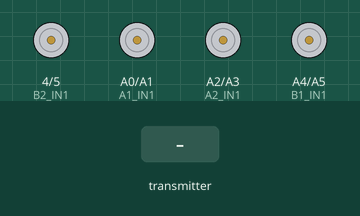
This sketch was run on a simulated Arduino Uno, built with avr-gcc and run on an emulated ATmega328P. Parts: motor-driver pin pairs drawn as motors (green arrow = first pin HIGH = forward, orange = second pin HIGH = backward, longer = more drive). The test bench sets the inputs (shaded band). No radio packets arrive unless stated; what the sketch prints to the serial monitor is not drawn.

Above: at 1.2 s.
1.3 s: the transmitter starts sending x = 256
At 2.4 s:
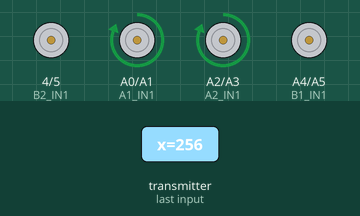
2.8 s: the transmitter starts sending y = 256
At 3.7 s:
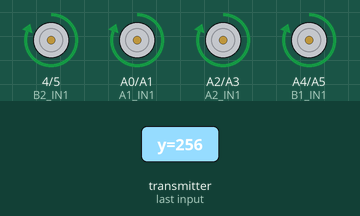
4.3 s: the transmitter starts sending y = 0
At 4.8 s:
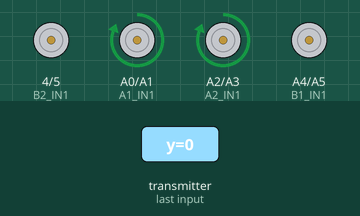
5.8 s: the transmitter starts sending y = 512
At 7.0 s:
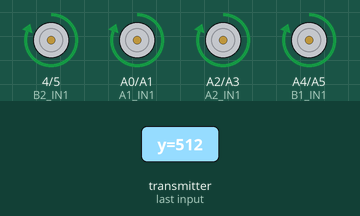
Timing chart, 0 to 8.3 s (numbered marks = the images above; inputs shaded):
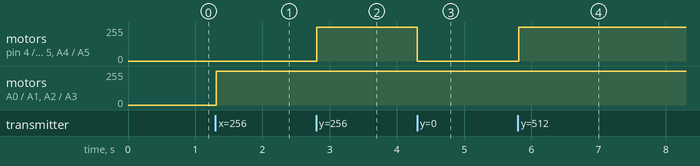

Measured:
- after the input at 1.3 s, motor on A0 (A1_IN1) / A1 (A1_IN2), motor on A2 (A2_IN1) / A3 (A2_IN2): stopped → forward 255/255 at once
- after the input at 2.8 s, motor on pin 4 (B2_IN1) / pin 5 (B2_IN2), motor on A4 (B1_IN1) / A5 (B1_IN2): stopped → forward 255/255 at once
- after the input at 4.3 s, motor on pin 4 (B2_IN1) / pin 5 (B2_IN2), motor on A4 (B1_IN1) / A5 (B1_IN2): forward 255/255 → stopped at once
- after the input at 5.8 s, motor on pin 4 (B2_IN1) / pin 5 (B2_IN2), motor on A4 (B1_IN1) / A5 (B1_IN2): stopped → forward 255/255 at once

The sketch:

reciever.ino
```cpp
#include <SPI.h>
#include <RF24.h>

#define CE_PIN 2    // ✅ Your pins unchanged
#define CSN_PIN 3   // ✅ Your pins unchanged

RF24 radio(CE_PIN, CSN_PIN);
const byte address[6] = "CAR01";

// ===== Motor Pins (YOUR CONFIGURATION) =====
// Left motors
#define A1_IN1 A0
#define A1_IN2 A1
#define A2_IN1 A2
#define A2_IN2 A3

// Right motors
#define B1_IN1 A4
#define B1_IN2 A5
#define B2_IN1 4
#define B2_IN2 5

// ===== RF DATA STRUCT (MUST MATCH PYTHON <hh>) =====
struct DataPacket {
  int16_t x;   // left / right  (-100 to 100)
  int16_t y;   // forward / backward (-100 to 100)
};

DataPacket data;

// ===== SAFETY =====
unsigned long lastReceiveTime = 0;
#define TIMEOUT 500   // ms

// ===== Motor Functions =====
void stopMotors() {
  digitalWrite(A1_IN1, LOW);
  digitalWrite(A1_IN2, LOW);
  digitalWrite(A2_IN1, LOW);
  digitalWrite(A2_IN2, LOW);
  digitalWrite(B1_IN1, LOW);
  digitalWrite(B1_IN2, LOW);
  digitalWrite(B2_IN1, LOW);
  digitalWrite(B2_IN2, LOW);
}

void moveForward() {
  // All motors forward
  digitalWrite(A1_IN1, HIGH);
  digitalWrite(A1_IN2, LOW);
  digitalWrite(A2_IN1, HIGH);
  digitalWrite(A2_IN2, LOW);
  digitalWrite(B1_IN1, HIGH);
  digitalWrite(B1_IN2, LOW);
  digitalWrite(B2_IN1, HIGH);
  digitalWrite(B2_IN2, LOW);
}

void moveBackward() {
  // All motors backward
  digitalWrite(A1_IN1, LOW);
  digitalWrite(A1_IN2, HIGH);
  digitalWrite(A2_IN1, LOW);
  digitalWrite(A2_IN2, HIGH);
  digitalWrite(B1_IN1, LOW);
  digitalWrite(B1_IN2, HIGH);
  digitalWrite(B2_IN1, LOW);
  digitalWrite(B2_IN2, HIGH);
}

void turnLeft() {
  // Right motors forward, left motors stop (or reverse for tighter turn)
  digitalWrite(A1_IN1, LOW);
  digitalWrite(A1_IN2, LOW);
  digitalWrite(A2_IN1, LOW);
  digitalWrite(A2_IN2, LOW);
  digitalWrite(B1_IN1, HIGH);
  digitalWrite(B1_IN2, LOW);
  digitalWrite(B2_IN1, HIGH);
  digitalWrite(B2_IN2, LOW);
}

void turnRight() {
  // Left motors forward, right motors stop (or reverse for tighter turn)
  digitalWrite(A1_IN1, HIGH);
  digitalWrite(A1_IN2, LOW);
  digitalWrite(A2_IN1, HIGH);
  digitalWrite(A2_IN2, LOW);
  digitalWrite(B1_IN1, LOW);
  digitalWrite(B1_IN2, LOW);
  digitalWrite(B2_IN1, LOW);
  digitalWrite(B2_IN2, LOW);
}

void setup() {
  Serial.begin(9600);
  Serial.println("=== RC Car Receiver Starting ===");

  // Motor pins as OUTPUT
  pinMode(A1_IN1, OUTPUT);
  pinMode(A1_IN2, OUTPUT);
  pinMode(A2_IN1, OUTPUT);
  pinMode(A2_IN2, OUTPUT);
  pinMode(B1_IN1, OUTPUT);
  pinMode(B1_IN2, OUTPUT);
  pinMode(B2_IN1, OUTPUT);
  pinMode(B2_IN2, OUTPUT);

  stopMotors();

  // ===== RF SETUP =====
  if (!radio.begin()) {
    Serial.println("❌ Radio hardware not responding!");
    while (1);  // Hold program in infinite loop
  }

  radio.setChannel(108);
  radio.setPayloadSize(4);  // ✅ CRITICAL: Must be 4 bytes
  radio.openReadingPipe(1, address);
  radio.startListening();

  Serial.println("✅ Receiver ready!");
  Serial.print("Payload size: ");
  Serial.print(sizeof(DataPacket));
  Serial.println(" bytes");

  lastReceiveTime = millis();
}

void loop() {
  if (radio.available()) {
    radio.read(&data, sizeof(data));

    Serial.print("📡 X: ");
    Serial.print(data.x);
    Serial.print("  Y: ");
    Serial.println(data.y);

    lastReceiveTime = millis();
    stopMotors();  // Stop first to prevent overlapping commands

    // ===== CONTROL LOGIC =====
    if (data.y > 50) {
      Serial.println("⬆️ Forward");
      moveForward();
    }
    else if (data.y < -50) {
      Serial.println("⬇️ Backward");
      moveBackward();
    }
    else if (data.x > 50) {
      Serial.println("➡️ Right");
      turnRight();
    }
    else if (data.x < -50) {
      Serial.println("⬅️ Left");
      turnLeft();
    }
    else {
      Serial.println("⏸️ Stop");
      stopMotors();
    }
  }

  // ===== FAILSAFE: Stop if no signal =====
  if (millis() - lastReceiveTime > TIMEOUT) {
    stopMotors();
  }

  delay(10);
}
```
